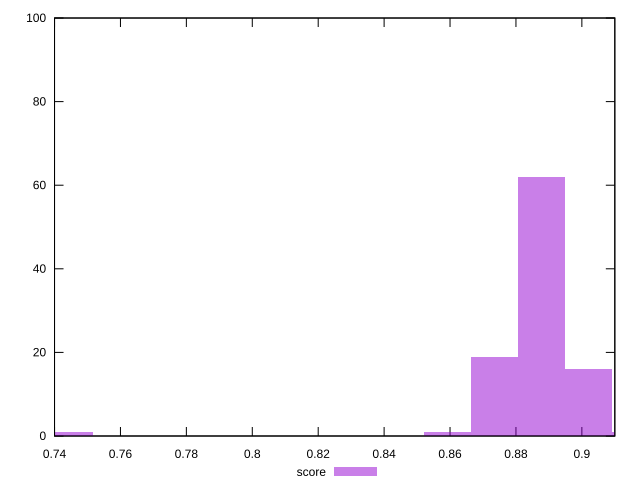

Recreate this plot in gnuplot.
reset

$score <<EOF
0.7445650490041354 1
0.8877506353510847 62
0.9020691939857796 16
0.8734320767163897 19
0.8591135180816948 1
0.9163877526204744 1
EOF

set key outside below
set boxwidth 0.014318558634694913
set xrange [0.74:0.91]
set yrange [0:100]
set trange [0:100]
set style fill transparent solid 0.5 noborder
set terminal svg size 640, 490 enhanced background rgb 'white'
set output "reports/report_00033_2021-03-01T14-23-16.841Z/mainthread-work-breakdown/samples/astro/score/histogram.svg"

plot $score title "score" with boxes

reset
